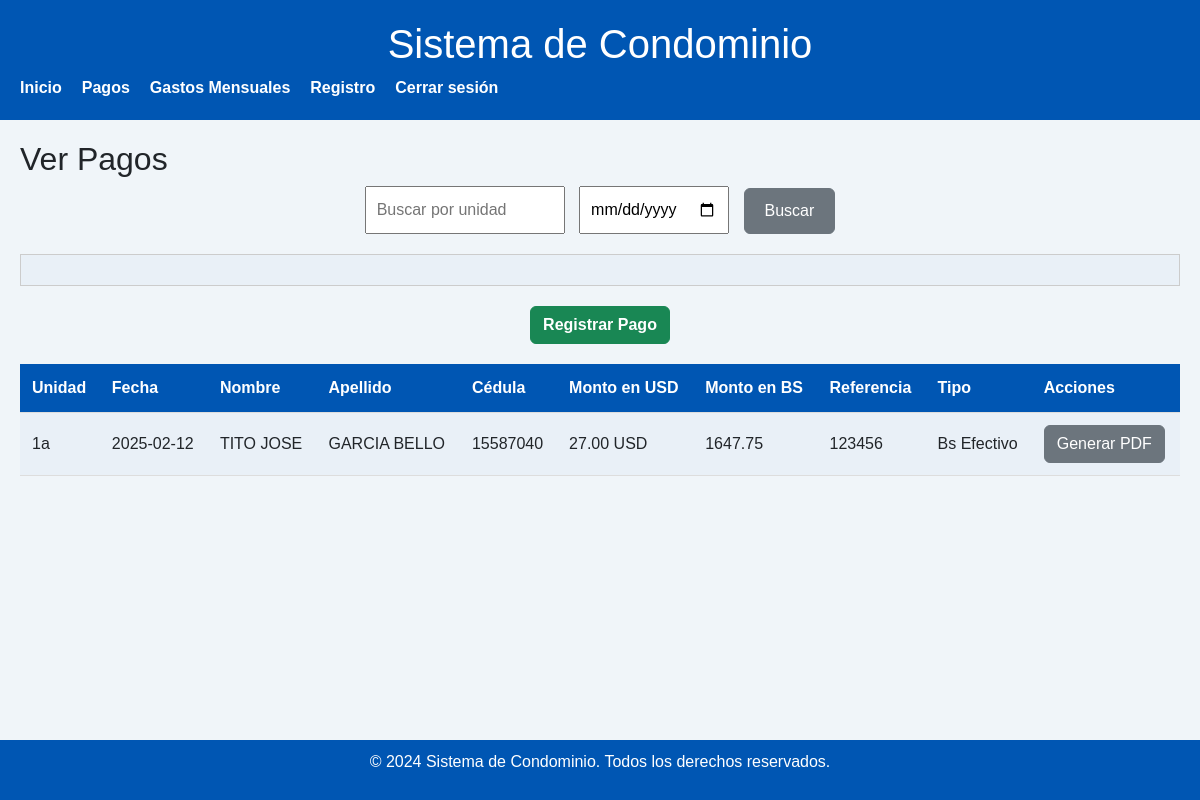
Page /ver_pagos.php (signed in) on the committed database.
### tables this page shows
CREATE TABLE `pagos` (
  `id` int(11) NOT NULL,
  `unidad` varchar(20) NOT NULL,
  `fecha` date NOT NULL,
  `nombre` varchar(50) NOT NULL,
  `apellido` varchar(50) NOT NULL,
  `cedula` varchar(20) NOT NULL,
  `monto` decimal(10,2) NOT NULL,
  `monto_bs` decimal(10,2) NOT NULL,
  `referencia` varchar(50) NOT NULL,
  `tipo` varchar(20) NOT NULL
);

### ver_pagos.php (the view, shortened to what this page needs)
<!DOCTYPE html>
<html>
<head>
    <link rel="stylesheet" type="text/css" href="./styles.css">
    <link href="https://cdn.jsdelivr.net/npm/bootstrap@5.3.3/dist/css/bootstrap.min.css" rel="stylesheet">
</head>
<body>
    <header style="text-align: center; font-weight: bold;">
        <h1>Sistema de Condominio</h1>
        <nav>
            <ul>
                <li><a href="index.php">Inicio</a></li>
                <li><a href="ver_pagos.php">Pagos</a></li>
                <li><a href="ver_gastos.php">Gastos Mensuales</a></li>
                <li><a href="registro.php">Registro</a></li>
                <li><a href="?logout=true">Cerrar sesión</a></li>
            </ul>
        </nav>
    </header>
    <main>
        <h2>Ver Pagos</h2>
        <div class="search-form">
            <form action="ver_pagos.php" method="GET" onsubmit="return validarFormulario()">
                <input type="text" name="unidad" class="search-input" placeholder="Buscar por unidad" value="<?php echo htmlspecialchars(isset($_GET['unidad']) ? $_GET['unidad'] : ''); ?>">
                <input type="date" name="fecha" class="date-input" value="<?php echo htmlspecialchars(isset($_GET['fecha']) ? $_GET['fecha'] : ''); ?>">
                <button type="submit" class="btn btn-secondary btn-search">Buscar</button>
            </form>
        </div>
        <div class="debt-info">
            <?php
            require 'conection.php';
            ?>
        </div>
        <div class="botonAdd" style="display: flex; justify-content:space-evenly;">
            <a class="btn btn-success add" href="crear_pago.php">Registrar Pago</a>
        </div>
        <div id="content">
            <?php
            $sql = "SELECT * FROM pagos WHERE 1=1";
            $result = $conn->query($sql);
            if ($result->num_rows > 0) {
                echo "<table>";
                echo "<tr><th>Unidad</th><th>Fecha</th><th>Nombre</th><th>Apellido</th><th>Cédula</th><th>Monto en USD</th><th>Monto en BS</th><th>Referencia</th><th>Tipo</th><th>Acciones</th></tr>";
                while ($row = $result->fetch_assoc()) {
                    echo "<tr>";
                    echo "<td>" . htmlspecialchars($row["unidad"]) . "</td>";
                    echo "<td>" . htmlspecialchars($row["fecha"]) . "</td>";
                    echo "<td>" . htmlspecialchars($row["nombre"]) . "</td>";
                    echo "<td>" . htmlspecialchars($row["apellido"]) . "</td>";
                    echo "<td>" . htmlspecialchars($row["cedula"]) . "</td>";
                    echo "<td>" . htmlspecialchars($row["monto"]) . " USD" . "</td>";
                    echo "<td>" . htmlspecialchars($row["monto_bs"]) . "</td>";
                    echo "<td>" . htmlspecialchars($row["referencia"]) . "</td>";
                    echo "<td>" . htmlspecialchars($row["tipo"]) . "</td>";
                    echo "<td>";
                    echo "<a href='generar_pdf.php?id=" . htmlspecialchars($row["id"]) . "' class='btn btn-secondary'>Generar PDF</a>";
                    echo "</td>";
                    echo "</tr>";
                }
                echo "</table>";
            } else {
                echo "No se encontraron pagos.";
            }
            ?>
        </div>
    </main>
    <footer>
        <p>&copy; 2024 Sistema de Condominio. Todos los derechos reservados.</p>
    </footer>
</body>
</html>

### styles.css (style rules this page uses)
body { font-family: Arial, sans-serif; margin: 0; padding: 0; display: flex; flex-direction: column; min-height: 100vh; background-color: #f0f5f9; }
header { background-color: #007bff; color: #fff; padding: 20px; }
nav ul { list-style-type: none; margin: 0; padding: 0; display: flex; }
nav li { margin-right: 20px; }
nav a { color: #fff; text-decoration: none; transition: color 0.3s ease; }
main { flex-grow: 1; padding: 20px; }
footer { background-color: #007bff; color: #fff; text-align: center; padding: 10px; margin-top: auto; }
table { width: 100%; border-collapse: collapse; margin-top: 20px; }
th, td { padding: 12px; text-align: left; border-bottom: 1px solid #ddd; }
th { background-color: #0056b3; color: #fff; }
td { background-color: #e9f0f7; }
button { background-color: #007bff; color: #fff; border: none; padding: 10px 20px; text-align: center; text-decoration: none; display: inline-block; font-size: 16px; margin: 4px 2px; cursor: pointer; border-radius: 4px; transition: background-color 0.3s ease; }

### ver_pagos.php (style rules this page uses)
body { font-family: Arial, sans-serif; margin: 0; padding: 0; display: flex; flex-direction: column; min-height: 100vh; background-color: #f0f5f9; }
header { background-color: #0056b3; color: #fff; padding: 20px; }
nav ul { list-style-type: none; margin: 0; padding: 0; display: flex; }
nav li { margin-right: 20px; }
nav a { color: #fff; text-decoration: none; transition: color 0.3s ease; }
main { flex-grow: 1; padding: 20px; }
footer { background-color: #0056b3; color: #fff; text-align: center; padding: 10px; margin-top: auto; }
table { width: 100%; border-collapse: collapse; margin-top: 20px; }
th, td { padding: 12px; text-align: left; border-bottom: 1px solid #ddd; }
th { background-color: #0056b3; color: #fff; }
td { background-color: #e9f0f7; }
.search-form { margin-bottom: 20px; text-align: center; }
.search-input { padding: 10px; width: 200px; margin-right: 10px; }
.date-input { padding: 10px; width: 150px; margin-right: 10px; }
.btn-search { padding: 10px 20px; }
.botonAdd { display: flex; justify-content: center; margin-top: 20px; }
.add { font-weight: bold; }
.debt-info { margin-top: 20px; padding: 15px; border: 1px solid #ccc; background-color: #e9f0f7; text-align: center; font-size: 1.2em; color: #0056b3; font-weight: bold; }

### rows in the picture
pagos: unidad "1a", fecha "2025-02-12", nombre "TITO JOSE", apellido "GARCIA BELLO", cedula "15587040", monto "27.00", monto_bs "1647.75", referencia "123456", tipo "Bs Efectivo"
